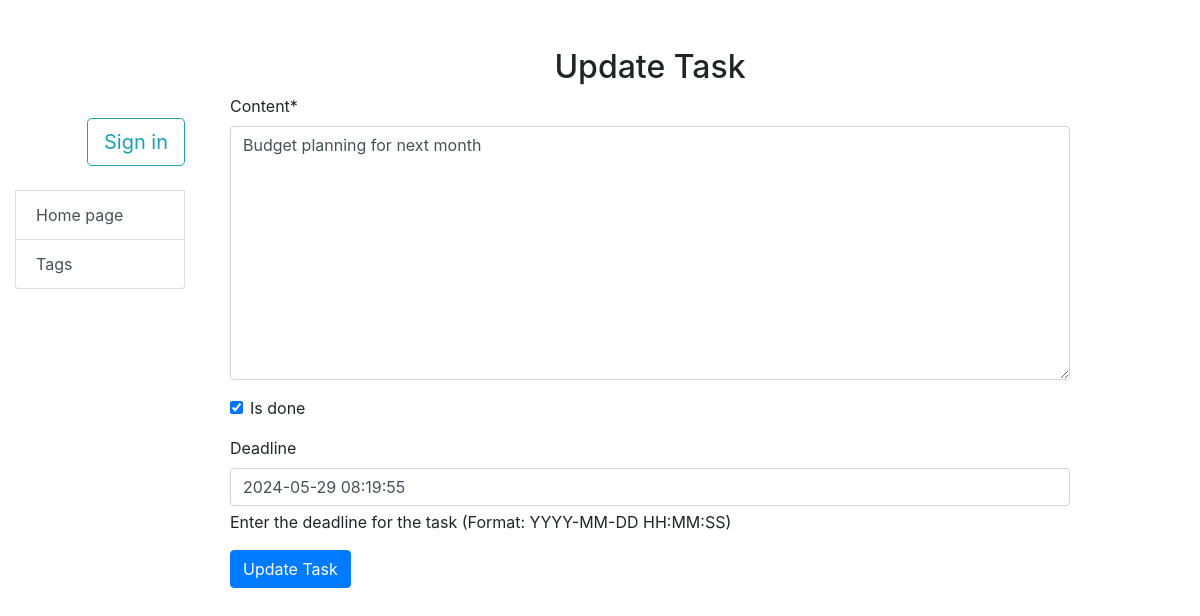
The page /task/update/4/ on the database its author committed.
### todo/models.py (models this page shows, shortened)
class Task(models.Model):
    content = models.TextField()
    created_at = models.DateTimeField(auto_now_add=True)
    deadline = models.DateTimeField(null=True, blank=True)
    is_done = models.BooleanField(default=False)
    tags = models.ManyToManyField("Tag", related_name="tasks", blank=True)
    owner = models.ForeignKey(
        User,
        on_delete=models.CASCADE,
        related_name="tasks",
    )
    class Meta:
        ordering = ["is_done"]

### todo/views.py (the view)
# urls.py: path("task/update/<int:pk>/", update_task, name="update_task"),
def update_task(request: HttpRequest, pk: int) -> HttpResponse:
    task = Task.objects.get(id=pk)
    if request.method == "POST":
        form = TaskUpdateForm(request.POST, instance=task)
        if form.is_valid():
            form.save()
            return redirect("todo:index")
    else:
        form = TaskUpdateForm(instance=task)
    return render(request, "todo/update_task.html", {"form": form})

### todo/forms.py
class TaskUpdateForm(forms.ModelForm):
    class Meta:
        model = Task
        fields = ["content", "is_done", "deadline"]
    def __init__(self, *args, **kwargs):
        super(TaskUpdateForm, self).__init__(*args, **kwargs)
        self.fields["deadline"].help_text = (
            "Enter the deadline for the task (Format: YYYY-MM-DD HH:MM:SS)"
        )
        self.helper = FormHelper()
        self.helper.layout = Layout(
            "content",
            "is_done",
            "deadline",
            Submit("update", "Update Task", css_class="btn-primary"),
        )

### templates/todo/update_task.html (shortened to what this page needs)
{% extends "_base.html" %}
{% load crispy_forms_filters %}
{% block content %}
<div class="container mt-5">
    <h2  class="text-center">Update Task</h2>
    <form method="post">
        {{ form|crispy }}
        <button type="submit" class="btn btn-primary">Update Task</button>
    </form>
</div>
{% endblock %}

### rows shown on the page
Task: content "Budget planning for next month", is_done "☑", deadline "2024-05-29 08:19:55"
